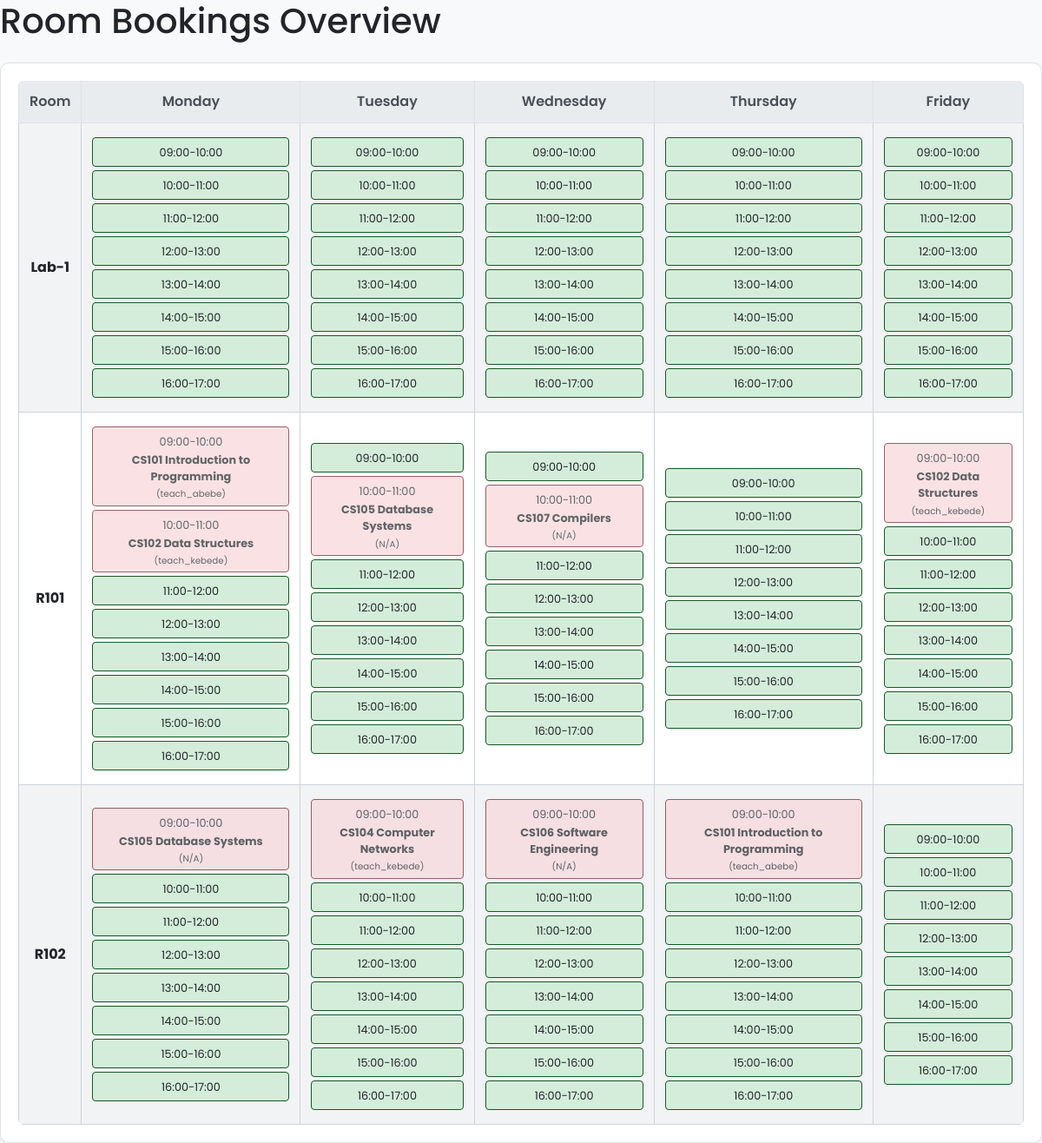
Screenshot of /room_dashboard.php (signed in) with the database file from the repository.
### tables this page shows
CREATE TABLE `rooms` (
  `id` int(11) NOT NULL AUTO_INCREMENT,
  `name` varchar(255) NOT NULL,
  `capacity` int(11) DEFAULT NULL,
  PRIMARY KEY (`id`)
);

CREATE TABLE `courses` (
  `id` int(11) NOT NULL AUTO_INCREMENT,
  `name` varchar(255) NOT NULL,
  `description` text DEFAULT NULL,
  `credits` int(11) DEFAULT NULL,
  `teacher_id` int(11) DEFAULT NULL,
  PRIMARY KEY (`id`),
  KEY `fk_teacher` (`teacher_id`),
  CONSTRAINT `fk_teacher` FOREIGN KEY (`teacher_id`) REFERENCES `users` (`id`)
);

CREATE TABLE `users` (
  `id` int(11) NOT NULL AUTO_INCREMENT,
  `username` varchar(255) NOT NULL,
  `password` varchar(255) NOT NULL,
  `email` varchar(255) DEFAULT NULL,
  `role` varchar(255) DEFAULT 'student',
  PRIMARY KEY (`id`),
  UNIQUE KEY `username` (`username`)
);

### room_dashboard.php (the view, shortened to what this page needs)
<?php
require_once 'db_config.php';
$rooms = $conn->query("SELECT id, name FROM rooms ORDER BY name")->fetch_all(MYSQLI_ASSOC);
$schedule_data = [];
$schedule_sql = "SELECT s.room_id, s.day_of_week, s.timeslot, c.name AS course_name, u.username as teacher_name FROM schedules s JOIN courses c ON s.course_id = c.id LEFT JOIN users u ON c.teacher_id = u.id";
$schedule_result = $conn->query($schedule_sql);
while($row = $schedule_result->fetch_assoc()) {
    $schedule_data[$row['room_id']][$row['day_of_week']][$row['timeslot']] = $row;
}
$weekdays = ["Monday", "Tuesday", "Wednesday", "Thursday", "Friday"];
$timeslots = ["09:00-10:00", "10:00-11:00", "11:00-12:00", "12:00-13:00", "13:00-14:00", "14:00-15:00", "15:00-16:00", "16:00-17:00"];
?>
<!DOCTYPE html>
<html>
<head>
    <link rel="stylesheet" href="https://maxcdn.bootstrapcdn.com/bootstrap/4.5.2/css/bootstrap.min.css">
    <link rel="stylesheet" href="https://cdnjs.cloudflare.com/ajax/libs/font-awesome/5.15.3/css/all.min.css">
    <link rel="stylesheet" href="css/styles.css">
</head>
<body>
    <div class="main-content">
        <h1 class="mb-4">Room Bookings Overview</h1>
        <div class="card">
            <div class="card-body table-responsive">
                <table class="table table-bordered text-center">
                    <thead class="thead-light"><tr><th>Room</th><?php foreach ($weekdays as $day) echo "<th>$day</th>"; ?></tr></thead>
                    <tbody>
                    <?php foreach ($rooms as $room): ?>
                        <tr>
                            <th class="align-middle"><?php echo htmlspecialchars($room['name']); ?></th>
                            <?php foreach ($weekdays as $day): ?>
                                <td>
                                    <?php foreach ($timeslots as $slot): ?>
                                        <?php $is_booked = isset($schedule_data[$room['id']][$day][$slot]); ?>
                                        <div class="p-1 my-1 border rounded <?php echo $is_booked ? 'availability-booked' : 'availability-free'; ?>">
                                            <small><?php echo $slot; ?></small>
                                            <?php if ($is_booked):
                                                $s = $schedule_data[$room['id']][$day][$slot];?>
                                                <div class="font-weight-bold" style="font-size: 0.8em;"><?php echo htmlspecialchars($s['course_name']); ?><br><small>(<?php echo htmlspecialchars($s['teacher_name'] ?? 'N/A'); ?>)</small></div>
                                            <?php endif; ?>
                                        </div>
                                    <?php endforeach; ?>
                                </td>
                            <?php endforeach; ?>
                        </tr>
                    <?php endforeach; ?>
                    </tbody>
                </table>
            </div>
        </div>
    </div>
</body>
</html>

### css/styles.css (style rules this page uses)
:root { --color-bg-base: #f8f9fa; --color-bg-alt: #ffffff; --color-bg-elevated: #f1f3f5; --color-bg-elevated-hover: #e9ecef; --color-accent: #0056b3; --color-accent-hover: #004494; --color-border: #dee2e6; --color-divider: #ced4da; --color-text-primary: #212529; --color-text-secondary: #6c757d; --color-text-faint: #adb5bd; --color-text-on-accent: #ffffff; --radius-xs: 4px; --radius-sm: 6px; --radius-md: 10px; --radius-lg: 16px; --shadow-focus-ring: 0 0 0 3px rgba(0, 86, 179, .25); --shadow-sm: 0 .125rem .25rem rgba(0, 0, 0, .075); --shadow-md: 0 .5rem 1rem rgba(0, 0, 0, .15); --shadow-lg: 0 1rem 3rem rgba(0, 0, 0, .175); --outline-focus: 2px solid var(--color-accent); --color-danger: #721c24; --color-danger-border: #f5c6cb; --color-danger-bg: #f8d7da; --color-danger-hover: #c82333; --color-success: #155724; --color-success-border: #c3e6cb; --color-success-bg: #d4edda; --color-success-hover: #218838; --color-warning: #856404; --color-warning-border: #ffeeba; --color-warning-bg: #fff3cd; --color-warning-hover: #e0a800; --color-info: #0c5460; --color-info-border: #bee5eb; --color-info-bg: #d1ecf1; --color-info-hover: #138496; --transition-fast: .15s cubic-bezier(.4, 0, .2, 1); --transition-slow: .35s cubic-bezier(.4, 0, .2, 1); }
body { background: var(--color-bg-base); color: var(--color-text-primary); font-family: 'Poppins', system-ui, -apple-system, "Segoe UI", Roboto, Inter, "Helvetica Neue", Arial, sans-serif; -webkit-font-smoothing: antialiased; margin: 0; }
.card { background: var(--color-bg-alt); border: 1px solid var(--color-border); border-radius: var(--radius-md); box-shadow: var(--shadow-sm); transition: background var(--transition-fast), transform var(--transition-fast), box-shadow var(--transition-fast); }
.table { margin-bottom: 0; background-color: var(--color-bg-alt); border-radius: var(--radius-sm); overflow: hidden; }
.table thead th { border-color: var(--color-divider); color: var(--color-text-secondary); font-weight: 600; background: var(--color-bg-alt); border-bottom-width: 1px; }
.table tbody { color: var(--color-text-primary); }
.table tbody tr { background: transparent; transition: background var(--transition-fast), color var(--transition-fast); }
.table tbody tr:nth-of-type(odd) { background-color: var(--color-bg-elevated); }
.table td, .table th { border-color: var(--color-divider); vertical-align: middle; border-top: none; }
::placeholder { color: var(--color-text-faint); }
.availability-booked { background-color: var(--color-danger-bg); border-color: var(--color-danger) !important; opacity: 0.7; }
.availability-free { background-color: var(--color-success-bg); border-color: var(--color-success) !important; }

### rows the page displays
rooms: name "Lab-1", slot "09:00-10:00", slot "10:00-11:00", slot "11:00-12:00", slot "12:00-13:00", slot "13:00-14:00", slot "14:00-15:00", slot "15:00-16:00", slot "16:00-17:00"
rooms: name "R101", slot "09:00-10:00", id.name "CS101 Introduction to Programming", id.username "teach_abebe", slot "10:00-11:00", id.name "CS102 Data Structures", id.username "teach_kebede", slot "11:00-12:00", slot "12:00-13:00", slot "13:00-14:00", slot "14:00-15:00", slot "15:00-16:00", slot "16:00-17:00", id.name "CS105 Database Systems", teacher_name "N/A", id.name "CS107 Compilers"
rooms: name "R102", slot "09:00-10:00", id.name "CS105 Database Systems", teacher_name "N/A", slot "10:00-11:00", slot "11:00-12:00", slot "12:00-13:00", slot "13:00-14:00", slot "14:00-15:00", slot "15:00-16:00", slot "16:00-17:00", id.name "CS104 Computer Networks", id.username "teach_kebede", id.name "CS106 Software Engineering", id.name "CS101 Introduction to Programming", id.username "teach_abebe"

### other values shown
$day "Monday"
$day "Tuesday"
$day "Wednesday"
$day "Thursday"
$day "Friday"
